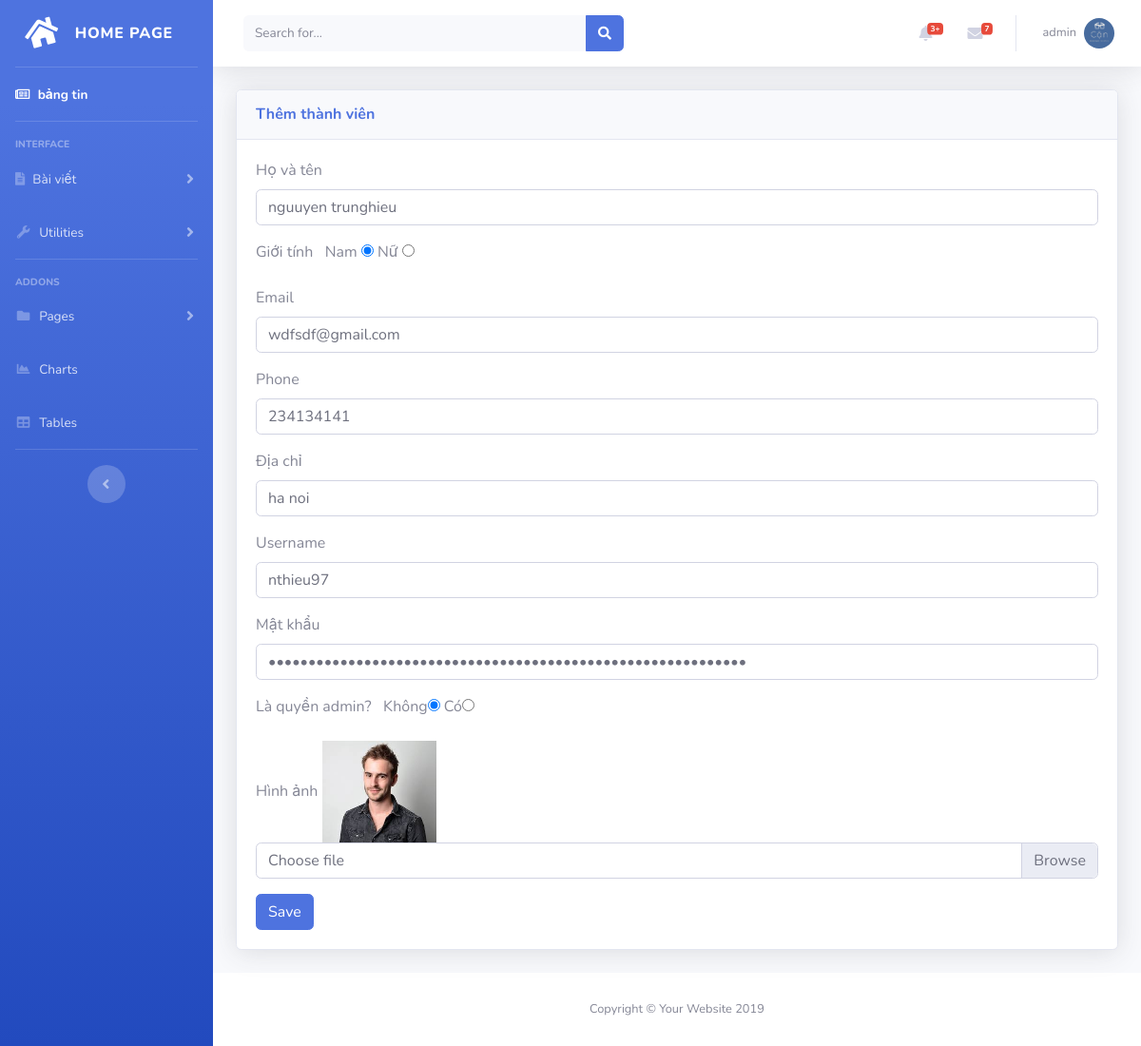
Screenshot of /admin/?page=users&action=edit&id=4 (signed in) with the database file from the repository.
### tables this page shows
CREATE TABLE `users` (
  `id` int(11) NOT NULL,
  `fullname` varchar(191) NOT NULL,
  `username` varchar(191) NOT NULL,
  `email` varchar(191) NOT NULL,
  `password` varchar(191) NOT NULL,
  `role` int(4) NOT NULL,
  `address` varchar(255) NOT NULL,
  `phone` varchar(15) NOT NULL,
  `created_at` date NOT NULL,
  `gender` tinyint(1) NOT NULL,
  `image` varchar(100) NOT NULL,
  `active` tinyint(1) NOT NULL
);

### libs/database.php (called while the page is built, shortened)
<?php
function connection()
{
    try {
        $conn = new PDO("mysql:host=localhost; dbname=pt15211_web204; charset=utf8", "root", "");
    } catch (PDOException $e) {
        echo "Lỗi kết nối đến cơ sở dữ liệu " . $e->getMessage();
    }
    return $conn;
}
function listOne($table,$id,$value){
    $conn = connection();
    try{
        $sql = "SELECT * FROM $table WHERE $id=:$id";
        $stmt = $conn->prepare($sql);
        $stmt->bindParam(":$id",$value);
        $stmt->execute();
        $result = $stmt->fetch(PDO::FETCH_ASSOC);
    }catch(PDOException $e){
        echo "loi xu ki du lieu".$e->getMessage();
    }finally{
        unset($conn);
    }
    return $result;
};
?>

### libs/user.php (called while the page is built, shortened)
<?php
    require_once 'database.php';
    function list_one_user($id){
        return listOne('users','id',$id);
    }

### admin/users/edit.php (the view, shortened to what this page needs)
<?php
require_once '../libs/user.php';
$id = $_GET['id'];
$user = list_one_user($id);
?>
<div class="container-fluid">
    <div class="card shadow mb-4">
        <div class="card-header py-3">
            <h6 class="m-0 font-weight-bold text-primary">Thêm thành viên </h6>
        </div>
        <div class="card-body">
            <form action="users/edit-save.php" method="POST" enctype="multipart/form-data">
                <div class="form-group">
                    <label for="name">Họ và tên</label>
                    <input type="text" name="fullname" class="form-control" value="<?= $user['fullname'] ?>" placeholder="Nhập họ và tên" required>
                </div>
                <div class="form-group">
                    <label for="name">Giới tính &nbsp;</label>
                    Nam <input type="radio" name="gender" value="1" <?php echo $user['gender'] == 1 ? 'checked' : ''  ?>>
                    Nữ <input type="radio" name="gender" value="0" <?php echo $user['gender'] == 0 ? 'checked' : ''  ?>>
                </div>
                <div class="form-group">
                    <label for="name">Email</label>
                    <input type="email" name="email" value="<?= $user['email'] ?>" class="form-control" placeholder="Nhập email" required>
                </div>
                <div class="form-group">
                    <label for="name">Phone</label>
                    <input type="number" name="phone" class="form-control" value="<?= $user['phone'] ?>" placeholder="Nhập số điện thoại" required>
                </div>
                <div class="form-group">
                    <label for="name">Địa chỉ</label>
                    <input type="text" class="form-control" name="address" id="" value="<?= $user['address'] ?>" placeholder="hãy nhập địa chỉ" required>
                </div>
                <div class="form-group">
                    <label for="name">Username</label>
                    <input type="text" name="username" class="form-control" value="<?= $user['username'] ?>" placeholder="Nhập tên đăng nhập" required>
                </div>
                <div class="form-group">
                    <label for="name">Mật khẩu</label>
                    <input type="password" name="password" class="form-control" value="<?= $user['password'] ?>" placeholder="Nhap mật khẩu" required>
                </div>
                <div class="form-group">
                    <label for="">Là quyền admin? &nbsp;</label>
                    Không<input type="radio" name="role" value="0" id="" <?php echo $user['role'] == 0 ? 'checked' : ''  ?>>
                    Có<input type="radio" name="role" value="1" id="" <?php echo $user['role'] == 1 ? 'checked' : ''  ?>>
                </div>
                <div class="form-group">
                    <label for="">Hình ảnh</label>
                    <?php if ($user['image'] != '') : ?>
                        <img src="../images/<?= $user['image'] ?>" width="120" alt="">
                    <?php endif; ?>
                    <div class="input-group mb-3">
                        <div class="custom-file">
                            <label class="custom-file-label" for="inputGroupFile01">Choose file</label>
                        </div>
                    </div>
                </div>
                <button type="submit" name="btnSaveUser" class="btn btn-primary">Save</button>
            </form>
        </div>
    </div>
</div>

### rows the page displays
users: fullname "nguuyen trunghieu", gender "☑", email "wdfsdf@gmail.com", phone "234134141", address "ha noi", username "nthieu97", role "☑", image (picture)

### other values shown
$_SESSION['user']['username'] "admin"
